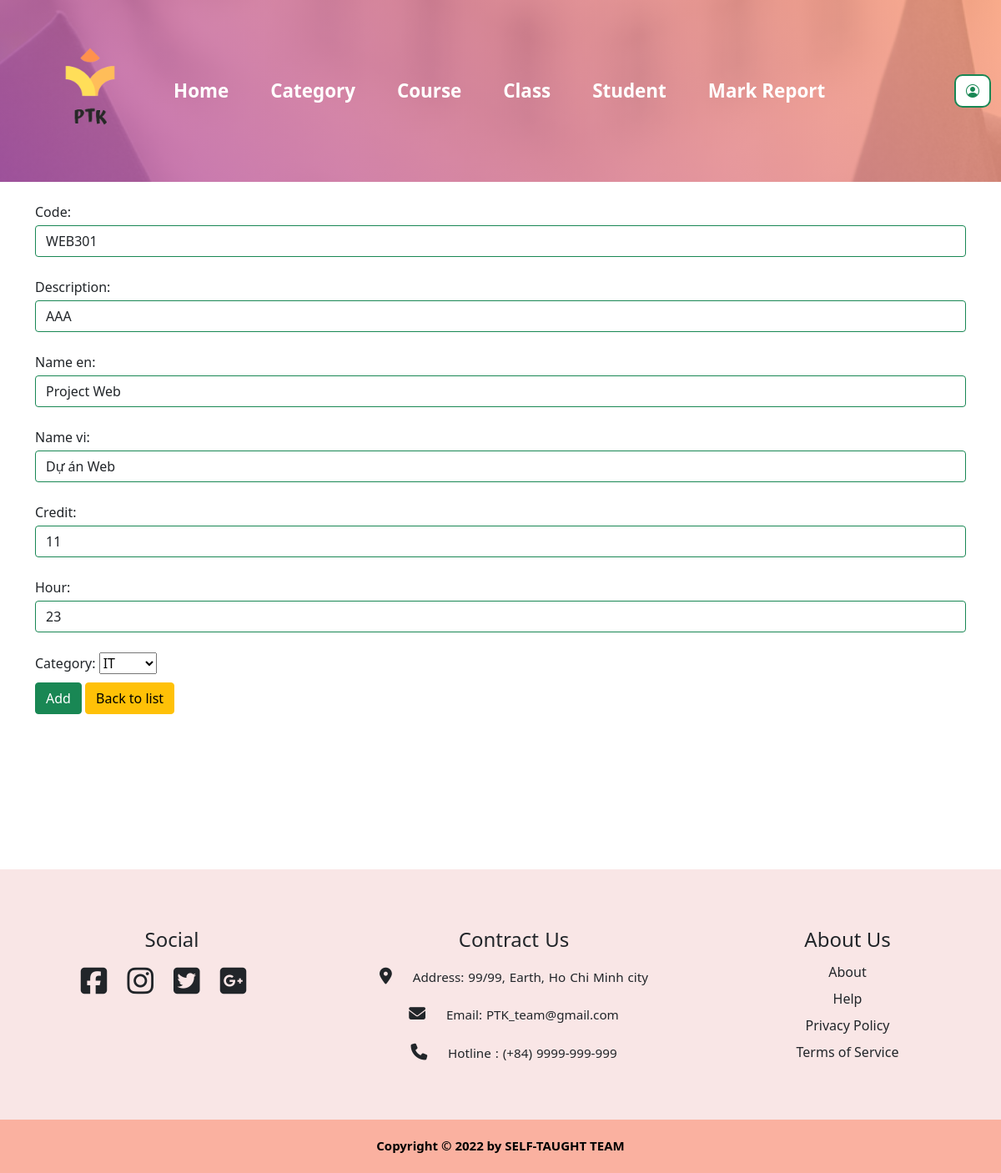
The page /course/edit/2 (signed in) on the database its author committed.
### course/models.py (models this page shows, shortened)
class Course(models.Model):
    code = models.CharField(max_length=10)
    description = models.TextField()
    name_en = models.CharField(max_length=250)
    name_vi = models.CharField(max_length=250)
    credit = models.IntegerField()
    hour = models.IntegerField()
    category = models.ForeignKey(Category, on_delete=models.CASCADE)

### course/views.py (the view, shortened to what this page needs)
# urls.py: path("course/edit/<int:id>", views.course_edit),
@login_required(login_url="../../course/login")
def course_edit(request, id):
    course = Course.objects.get(id=id)
    form = CourseForm(request.POST or None, instance=course)
    context = {"form": form}
    return render(request, "course/course/course_add.html", context)

### course/models.py (called while the page is built)
    def __str__(self):
        return self.name

### course/templates/course/course/course_add.html (shortened to what this page needs)
{% extends 'base.html' %}
{% load static %}
{% block content %}
<link rel="stylesheet" href="{% static 'css/style.css' %}">
<form method="POST">
    {{form}}
    <div style="margin-top: 10px">
        <button class="btn btn-success" type="submit">Add</button>
        <a class="btn btn-warning" href="back_to_courselist">Back to list</a>
    </div>
</form>
{% endblock content %}

### rows shown on the page
Course: code "WEB301", description "AAA", name_en "Project Web", name_vi "Dự án Web", credit "11", hour "23", category "IT"
